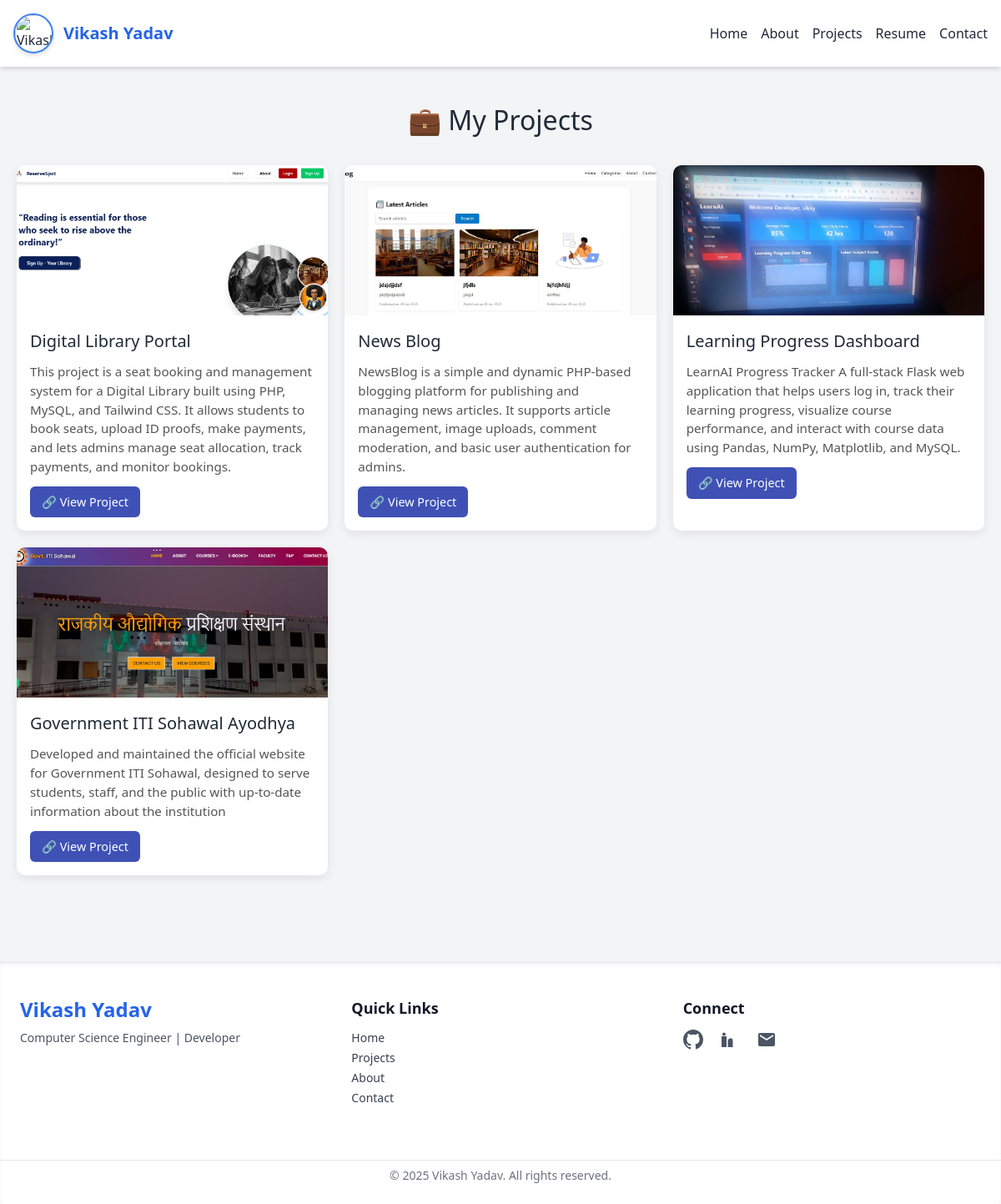
The app's page /projects.php with its own data.
### tables this page shows
CREATE TABLE `projects` (
  `id` int(11) NOT NULL,
  `title` varchar(255) NOT NULL,
  `description` text NOT NULL,
  `technology` varchar(255) DEFAULT NULL,
  `link` varchar(255) DEFAULT NULL,
  `image` varchar(255) DEFAULT NULL,
  `created_at` timestamp NOT NULL DEFAULT current_timestamp()
);

### projects.php (the view, shortened to what this page needs)
<?php
require_once 'includes/db.php';
$query = "SELECT title, description, link, image FROM projects ORDER BY id DESC";
$result = $conn->query($query);
?>
<!DOCTYPE html>
<html lang="en">
<head>
  <link rel="stylesheet" href="assets/css/style.css" />
</head>
<body>
<section class="section">
  <h1 class="section-title">💼 My Projects</h1>
  <div class="project-grid">
    <?php if ($result && $result->num_rows > 0): ?>
      <?php while ($project = $result->fetch_assoc()): ?>
        <div class="project-card">
          <?php if (!empty($project['image'])): ?>
            <img src="uploads/<?= htmlspecialchars($project['image']) ?>" alt="<?= htmlspecialchars($project['title']) ?>" class="project-image" />
          <?php endif; ?>
          <div class="card-content">
            <h3><?= htmlspecialchars($project['title']) ?></h3>
            <p><?= htmlspecialchars($project['description']) ?></p>
            <a href="<?= htmlspecialchars($project['link']) ?>" target="_blank" class="btn-view">🔗 View Project</a>
          </div>
        </div>
      <?php endwhile; ?>
    <?php else: ?>
      <p>No projects available.</p>
    <?php endif; ?>
  </div>
</section>
</body>
</html>

### assets/css/style.css (style rules this page uses)
body { font-family: 'Poppins', sans-serif; scroll-behavior: smooth; }

### projects.php (style rules this page uses)
body { font-family: 'Segoe UI', sans-serif; background: #f5f5f5; margin: 0; padding: 0; }
.section { padding: 40px 20px; max-width: 1200px; margin: auto; }
.section-title { font-size: 2em; text-align: center; margin-bottom: 30px; }
.project-grid { display: grid; grid-template-columns: repeat(auto-fill, minmax(280px, 1fr)); gap: 20px; }
.project-card { background: #fff; border-radius: 10px; overflow: hidden; box-shadow: 0 4px 12px rgba(0, 0, 0, 0.08); transition: transform 0.3s ease; display: flex; flex-direction: column; }
.project-image { width: 100%; height: 180px; object-fit: cover; }
.card-content { padding: 16px; flex-grow: 1; }
.card-content h3 { margin: 0 0 10px; font-size: 1.25rem; }
.card-content p { font-size: 0.95rem; color: #555; }
.btn-view { display: inline-block; margin-top: 12px; padding: 8px 14px; background-color: #3f51b5; color: #fff; border-radius: 6px; text-decoration: none; font-size: 0.9rem; transition: background 0.3s ease; }

### records on screen
projects: image (picture), title "Digital Library Portal", description "This project is a seat booking and management system for a Digital Library built using PHP, MySQL, and Tailwind CSS. It allows students to book seats, upload ID proofs, make payments, and lets admins manage seat allocation, track payments, and monitor bookings."
projects: image (picture), title "News Blog", description "NewsBlog is a simple and dynamic PHP-based blogging platform for publishing and managing news articles. It supports article management, image uploads, comment moderation, and basic user authentication for admins."
projects: image (picture), title "Learning Progress Dashboard", description "LearnAI Progress Tracker A full-stack Flask web application that helps users log in, track their learning progress, visualize course performance, and interact with course data using Pandas, NumPy, Matplotlib, and MySQL."
projects: image (picture), title "Government ITI Sohawal Ayodhya", description "Developed and maintained the official website for Government ITI Sohawal, designed to serve students, staff, and the public with up-to-date information about the institution"
